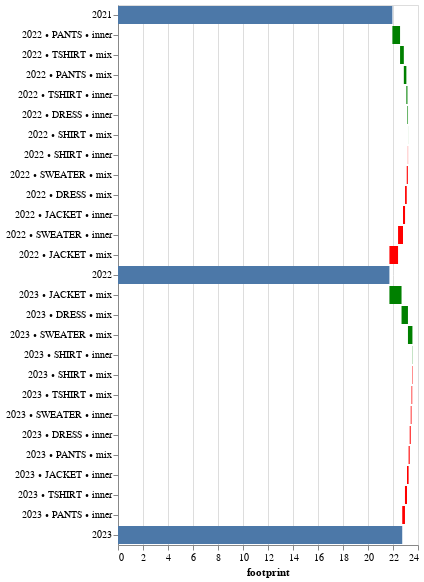

The notebook cell saved with this chart:
### Markdown cell above
A convenient way to read these values is to use a waterfall chart.

### Code cell
explainer.plot(products)

### Figure 1 — Vega-Lite specification as saved in the notebook (floating-point values rounded to 4 significant figures)
{"config": {"view": {"continuousWidth": 300, "continuousHeight": 300}}, "layer": [{"data": {"name": "data-242fb01f675a7449bfae6fe3be21401d"}, "mark": {"type": "bar"}, "encoding": {"tooltip": [{"field": "total", "type": "quantitative"}], "x": {"field": "total", "type": "quantitative"}, "y": {"field": "label", "sort": null, "type": "ordinal"}}, "name": "view_1"}, {"data": {"name": "data-0404f28059e953832bec1209b4f842bc"}, "mark": {"type": "bar"}, "encoding": {"color": {"field": "is_positive", "legend": null, "scale": {"domain": [true, false], "range": ["green", "red"]}, "type": "nominal"}, "tooltip": [{"field": "year", "type": "quantitative"}, {"field": "category", "type": "nominal"}, {"field": "kind", "type": "nominal"}, {"field": "impact", "type": "quantitative"}], "x": {"axis": {"title": "footprint"}, "field": "start", "type": "quantitative"}, "x2": {"field": "end"}, "y": {"axis": {"title": null}, "field": "label", "sort": null, "type": "ordinal"}}}, {"data": {"name": "data-bc638dec2a34df2f2471c7665833fe5f"}, "mark": {"type": "bar"}, "encoding": {"tooltip": [{"field": "total", "type": "quantitative"}], "x": {"field": "total", "type": "quantitative"}, "y": {"field": "label", "sort": null, "type": "ordinal"}}}, {"data": {"name": "data-238ce6794be2b25387e2bda94e764c49"}, "mark": {"type": "bar"}, "encoding": {"color": {"field": "is_positive", "legend": null, "scale": {"domain": [true, false], "range": ["green", "red"]}, "type": "nominal"}, "tooltip": [{"field": "year", "type": "quantitative"}, {"field": "category", "type": "nominal"}, {"field": "kind", "type": "nominal"}, {"field": "impact", "type": "quantitative"}], "x": {"axis": {"title": "footprint"}, "field": "start", "type": "quantitative"}, "x2": {"field": "end"}, "y": {"axis": {"title": null}, "field": "label", "sort": null, "type": "ordinal"}}}, {"data": {"name": "data-f28063f888fbd67e94d16ee44839474a"}, "mark": {"type": "bar"}, "encoding": {"tooltip": [{"field": "total", "type": "quantitative"}], "x": {"field": "total", "type": "quantitative"}, "y": {"field": "label", "sort": null, "type": "ordinal"}}}], "params": [{"name": "param_1", "select": {"type": "interval", "encodings": ["x", "y"]}, "bind": "scales", "views": ["view_1"]}], "$schema": "https://vega.github.io/schema/vega-lite/v5.17.0.json", "datasets": {"data-242fb01f675a7449bfae6fe3be21401d": [{"label": [2021], "total": 21.95}], "data-0404f28059e953832bec1209b4f842bc": [{"year": 2022, "category": "PANTS", "impact": 0.6145, "kind": "inner", "end": 22.56, "start": 21.95, "label": "2022 • PANTS • inner", "is_positive": true}, {"year": 2022, "category": "TSHIRT", "impact": 0.3017, "kind": "mix", "end": 22.87, "start": 22.56, "label": "2022 • TSHIRT • mix", "is_positive": true}, {"year": 2022, "category": "PANTS", "impact": 0.2028, "kind": "mix", "end": 23.07, "start": 22.87, "label": "2022 • PANTS • mix", "is_positive": true}, {"year": 2022, "category": "TSHIRT", "impact": 0.08476, "kind": "inner", "end": 23.15, "start": 23.07, "label": "2022 • TSHIRT • inner", "is_positive": true}, {"year": 2022, "category": "DRESS", "impact": 0.04764, "kind": "inner", "end": 23.2, "start": 23.15, "label": "2022 • DRESS • inner", "is_positive": true}, {"year": 2022, "category": "SHIRT", "impact": 0.004249, "kind": "mix", "end": 23.21, "start": 23.2, "label": "2022 • SHIRT • mix", "is_positive": true}, {"year": 2022, "category": "SHIRT", "impact": -0.01793, "kind": "inner", "end": 23.19, "start": 23.21, "label": "2022 • SHIRT • inner", "is_positive": false}, {"year": 2022, "category": "SWEATER", "impact": -0.08812, "kind": "mix", "end": 23.1, "start": 23.19, "label": "2022 • SWEATER • mix", "is_positive": false}, {"year": 2022, "category": "DRESS", "impact": -0.1361, "kind": "mix", "end": 22.96, "start": 23.1, "label": "2022 • DRESS • mix", "is_positive": false}, {"year": 2022, "category": "JACKET", "impact": -0.1656, "kind": "inner", "end": 22.8, "start": 22.96, "label": "2022 • JACKET • inner", "is_positive": false}, {"year": 2022, "category": "SWEATER", "impact": -0.3943, "kind": "inner", "end": 22.4, "start": 22.8, "label": "2022 • SWEATER • inner", "is_positive": false}, {"year": 2022, "category": "JACKET", "impact": -0.6905, "kind": "mix", "end": 21.71, "start": 22.4, "label": "2022 • JACKET • mix", "is_positive": false}], "data-bc638dec2a34df2f2471c7665833fe5f": [{"label": [2022], "total": 21.71}], "data-238ce6794be2b25387e2bda94e764c49": [{"year": 2023, "category": "JACKET", "impact": 0.9699, "kind": "mix", "end": 22.68, "start": 21.71, "label": "2023 • JACKET • mix", "is_positive": true}, {"year": 2023, "category": "DRESS", "impact": 0.5129, "kind": "mix", "end": 23.2, "start": 22.68, "label": "2023 • DRESS • mix", "is_positive": true}, {"year": 2023, "category": "SWEATER", "impact": 0.3579, "kind": "mix", "end": 23.55, "start": 23.2, "label": "2023 • SWEATER • mix", "is_positive": true}, {"year": 2023, "category": "SHIRT", "impact": 0.0178, "kind": "inner", "end": 23.57, "start": 23.55, "label": "2023 • SHIRT • inner", "is_positive": true}, {"year": 2023, "category": "SHIRT", "impact": -0.0343, "kind": "mix", "end": 23.54, "start": 23.57, "label": "2023 • SHIRT • mix", "is_positive": false}, {"year": 2023, "category": "TSHIRT", "impact": -0.05598, "kind": "mix", "end": 23.48, "start": 23.54, "label": "2023 • TSHIRT • mix", "is_positive": false}, {"year": 2023, "category": "SWEATER", "impact": -0.06285, "kind": "inner", "end": 23.42, "start": 23.48, "label": "2023 • SWEATER • inner", "is_positive": false}, {"year": 2023, "category": "DRESS", "impact": -0.08155, "kind": "inner", "end": 23.34, "start": 23.42, "label": "2023 • DRESS • inner", "is_positive": false}, {"year": 2023, "category": "PANTS", "impact": -0.08823, "kind": "mix", "end": 23.25, "start": 23.34, "label": "2023 • PANTS • mix", "is_positive": false}, {"year": 2023, "category": "JACKET", "impact": -0.1291, "kind": "inner", "end": 23.12, "start": 23.25, "label": "2023 • JACKET • inner", "is_positive": false}, {"year": 2023, "category": "TSHIRT", "impact": -0.1625, "kind": "inner", "end": 22.96, "start": 23.12, "label": "2023 • TSHIRT • inner", "is_positive": false}, {"year": 2023, "category": "PANTS", "impact": -0.2188, "kind": "inner", "end": 22.74, "start": 22.96, "label": "2023 • PANTS • inner", "is_positive": false}], "data-f28063f888fbd67e94d16ee44839474a": [{"label": [2023], "total": 22.74}]}}
